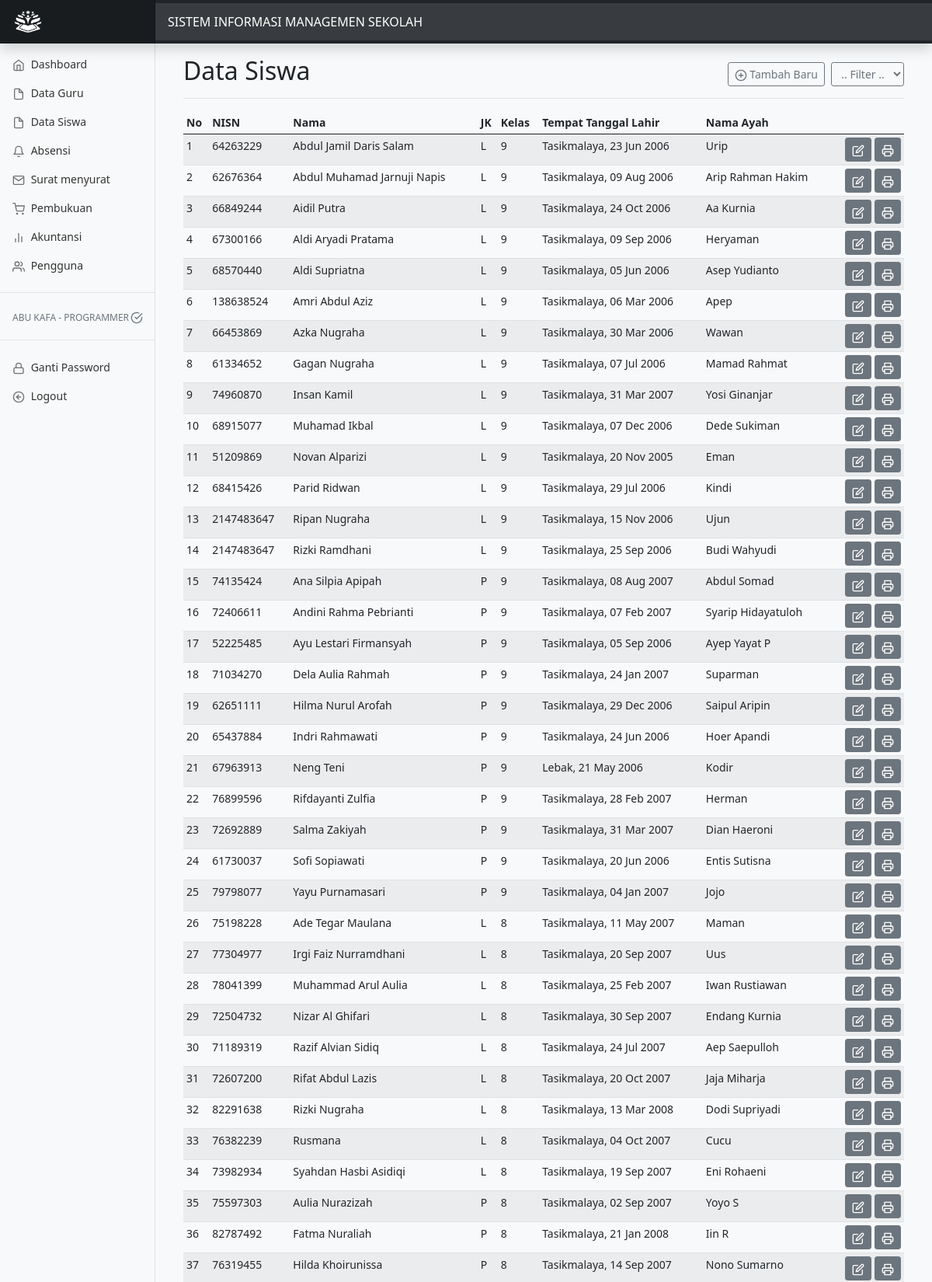
The app's page /admin/siswa.php (signed in, upper part) with its own data.
### tables this page shows
CREATE TABLE `siswa` (
  `nisn` int(11) NOT NULL,
  `nama` text NOT NULL,
  `nipd` text NOT NULL,
  `jk` text NOT NULL,
  `tempat_lahir` text NOT NULL,
  `tanggal_lahir` text NOT NULL,
  `nik` text NOT NULL,
  `agama` text NOT NULL,
  `alamat` text NOT NULL,
  `rt` text NOT NULL,
  `rw` text NOT NULL,
  `dusun` text NOT NULL,
  `kelurahan` text NOT NULL,
  `kecamatan` text NOT NULL,
  `kode_pos` text NOT NULL,
  `jenis_tinggal` text NOT NULL,
  `alat_transportasi` text NOT NULL,
  `telepon` text NOT NULL,
  `hp` text NOT NULL,
  `email` text NOT NULL,
  `skhun` text NOT NULL,
  `penerima_kps` text NOT NULL,
  `no_kps` text NOT NULL,
  `nama_ayah` text NOT NULL,
  `tl_ayah` text NOT NULL,
  `pendidikan_ayah` text NOT NULL,
  `pekerjaan_ayah` text NOT NULL,
  `penghasilan_ayah` text NOT NULL,
  `nik_ayah` text NOT NULL,
  `nama_ibu` text NOT NULL,
  `tl_ibu` text NOT NULL,
  `pendidikan_ibu` text NOT NULL,
  `pekerjaan_ibu` text NOT NULL,
  `penghasilan_ibu` text NOT NULL,
  `nik_ibu` text NOT NULL,
  `nama_wali` text NOT NULL,
  `tl_wali` text NOT NULL,
  `pendidikan_wali` text NOT NULL,
  `pekerjaan_wali` text NOT NULL,
  `penghasilan_wali` text NOT NULL,
  `nik_wali` text NOT NULL,
  `tahun` text NOT NULL,
  `npun` text NOT NULL,
  `no_seri_ijazah` text NOT NULL,
  `penerima_kip` text NOT NULL,
  `nomor_kip` text NOT NULL,
  `nama_di_kip` text NOT NULL,
  `nomor_kks` text NOT NULL,
  `no_registrasi_akta_lahir` text NOT NULL,
  `bank` text NOT NULL,
  `nomor_rekening_bank` text NOT NULL,
  `rekening_atas_nama` text NOT NULL,
  `layak_pip` text NOT NULL,
  `alasan_layak_pip` text NOT NULL,
  `kebutuhan_khusus` text NOT NULL,
  `sekolah_asal` text NOT NULL,
  `anak_ke` text NOT NULL,
  `lintang` text NOT NULL,
  `bujur` text NOT NULL,
  `no_kk` text NOT NULL,
  `berat_badan` text NOT NULL,
  `tinggi_badan` text NOT NULL,
  `lingkar_kepala` text NOT NULL,
  `jml_saudara` text NOT NULL,
  `jarak_rumah` text NOT NULL
);

### admin/siswa.php (the view, shortened to what this page needs)
<?php
include 'navbar.php';
?>
<main class="col-md-9 ms-sm-auto col-lg-10 px-md-4">
  <div class="container-fluid">
    <div class="d-flex justify-content-between flex-wrap flex-md-nowrap align-items-center pt-3 pb-2 mb-3 border-bottom">
      <h1 class="h2">Data Siswa</h1>
      <div class="btn-toolbar mb-2 mb-md-0">
        <div class="btn-group me-2">
          <a href="siswa_add.php"><button type="button" class="btn btn-sm btn-outline-secondary"><span data-feather="plus-circle"></span>
          Tambah Baru
        </button></a>
        </div>
        <form action="" method="get">
          <select type="submit" name="kls" class="btn btn-sm btn-outline-secondary" onchange="this.form.submit()">
            <option value="">.. Filter ..</option>
          </select>
        </form>
      </div>
    </div>
  </div>
  <div class="container-fluid">
    <div class="table-responsive">
      <table class="table table-striped table-sm">
        <thead>
          <tr>
            <th scope="col">No</th>
            <th scope="col">NISN</th>
            <th scope="col">Nama</th>
            <th scope="col">JK</th>
            <th scope="col">Kelas</th>
            <th scope="col">Tempat Tanggal Lahir</th>
            <th scope="col">Nama Ayah</th>
            <th></th>
          </tr>
        </thead>
        <tbody>
          <tr>
            <?php
            $siswa=mysqli_query($GLOBALS["___mysqli_ston"], "select * from siswa order by tahun, jk, nama");
            $no=1;
            while($s=mysqli_fetch_array($siswa)){
            ?>
            <td><?= $no ?></td>
            <td><?= $s['nisn'] ?></td>
            <td><?= $s['nama'] ?></td>
            <td><?= $s['jk'] ?></td>
            <td><?= date('Y')-$s['tahun']+6 ?></td>
            <td><?= $s['tempat_lahir'] . ', ' . date_format(date_create($s['tanggal_lahir']), "d M Y") ?></td>
            <td><?= $s['nama_ayah'] ?></td>
            <td align="right">
              <a href="siswa_edt.php?nisn=<?php echo $s['nisn'] ?>" class="btn btn-sm btn-secondary"><span data-feather="edit"></span></a>
              <a href="siswa_lprt.php?nisn=<?php echo $s['nisn'] ?>" target="_blank" class="btn btn-sm btn-secondary"><span data-feather="printer"></span></a>
            </td>
          </tr>
          <?php
          $no++;
          }
          ?>
        </tbody>
      </table>
    </div>
  </div>
</main>

### admin/navbar.php (shortened to what this page needs)
<!doctype html>
<html lang="en">
  <head>
    <?php
    $use=$_SESSION['uname'];
    $nm=mysqli_query($GLOBALS["___mysqli_ston"], "select * from admin where uname='$use'");
    while($name=mysqli_fetch_array($nm)){
    ?>
    <link href="../assets/css/bootstrap.min.css" rel="stylesheet">
    <link href="../assets/css/navbar.css" rel="stylesheet">
  </head>
  <body class="bg-light">
    <header class="navbar navbar-dark sticky-top bg-dark flex-md-nowrap p-0 shadow">
      <a class="navbar-brand col-md-3 col-lg-2 me-0 px-3" href="#"><img src="../logo/logo_white.png"  width="40" height="32"></a>
      <label class="form-control form-control-dark" disabled>SISTEM INFORMASI MANAGEMEN SEKOLAH</label>
    </header>
    <div class="container-fluid">
      <div class="row">
        <nav id="sidebarMenu" class="col-md-3 col-lg-2 d-md-block bg-light sidebar collapse">
          <div class="position-sticky pt-3">
            <ul class="nav flex-column">
              <li class="nav-item">
                <a class="nav-link <?php if($_SERVER['REQUEST_URI'] === '/smp/admin/dashboard.php'){ echo 'active'; } ?>" aria-current="page" href="dashboard.php">
                  <span data-feather="home"></span>
                  Dashboard
                </a>
              </li>
              <li class="nav-item">
                <a class="nav-link <?php if($_SERVER['REQUEST_URI'] === '/smp/admin/guru.php'){ echo 'active'; } ?>" href="guru.php">
                  <span data-feather="file"></span>
                  Data Guru
                </a>
              </li>
              <li class="nav-item">
                <a class="nav-link <?php if($_SERVER['REQUEST_URI'] === '/smp/admin/siswa.php'){ echo 'active'; } ?>" href="siswa.php">
                  <span data-feather="file"></span>
                  Data Siswa
                </a>
              </li>
              <li class="nav-item">
                <a class="nav-link <?php if($_SERVER['REQUEST_URI'] === '/smp/admin/absen.php'){ echo 'active'; } ?>" href="absensi.php">
                  <span data-feather="bell"></span>
                  Absensi
                </a>
              </li>
              <li class="nav-item">
                <a class="nav-link <?php if($_SERVER['REQUEST_URI'] === '/smp/admin/surat.php' || $_SERVER['REQUEST_URI'] === '/smp/admin/suratin.php' ){ echo 'active'; } ?>" href="surat.php">
                  <span data-feather="mail"></span>
                  Surat menyurat
                </a>
              </li>
              <li class="nav-item">
                <a class="nav-link <?php if($_SERVER['REQUEST_URI'] === '/smp/admin/buku.php'){ echo 'active'; } ?>" href="buku.php">
                  <span data-feather="shopping-cart"></span>
                  Pembukuan
                </a>
              </li>
              <li class="nav-item">
                <a class="nav-link <?php if($_SERVER['REQUEST_URI'] === '/smp/admin/akun.php'){ echo 'active'; } ?>" href="akun.php">
                  <span data-feather="bar-chart-2"></span>
                  Akuntansi
                </a>
              </li>
              <li class="nav-item">
                <a class="nav-link <?php if($_SERVER['REQUEST_URI'] === '/smp/admin/user.php'){ echo 'active'; } ?>" href="user.php">
                  <span data-feather="users"></span>
                  Pengguna
                </a>
              </li>
              <li class="border-top my-3"></li>
              <h5 class="sidebar-heading d-flex justify-content-between align-items-center px-3 mt-2 mb-1 text-muted">
                <span><?php echo ucfirst($name['name']) ?> - <?php echo ucfirst($name['access']) ?></span>
                <a class="link-secondary" href="#" aria-label="Add a new report">
                  <span data-feather="check-circle"></span>
                </a>
              </h5>
              <li class="border-top my-3"></li>
              <li class="nav-item">
                <a class="nav-link <?php if($_SERVER['REQUEST_URI'] === '/smp/admin/pass.php'){ echo 'active'; } ?>" href="pass.php">
                  <span data-feather="lock"></span>
                  Ganti Password
                </a>
              </li>
              <li class="nav-item">
                <a class="nav-link <?php if($_SERVER['REQUEST_URI'] === '/smp/admin/logout.php'){ echo 'active'; } ?>" href="logout.php">
                  <span data-feather="arrow-left-circle"></span>
                  Logout
                </a>
              </li>
            </ul>
          </div>
        </nav>
      </div>
    </div>
    <?php
    }
    ?>
  </body>
</html>

### assets/css/navbar.css (style rules this page uses)
body { font-size: .875rem; }
.feather { width: 16px; height: 16px; vertical-align: text-bottom; }
.sidebar { position: fixed; top: 0; bottom: 0; left: 0; z-index: 100; padding: 48px 0 0; box-shadow: inset -1px 0 0 rgba(0, 0, 0, .1); }
.sidebar .nav-link { font-weight: 500; color: #333; }
.sidebar .nav-link .feather { margin-right: 4px; color: #727272; }
.sidebar-heading { font-size: .75rem; text-transform: uppercase; }
.navbar-brand { padding-top: .75rem; padding-bottom: .75rem; font-size: 1rem; background-color: rgba(0, 0, 0, .25); box-shadow: inset -1px 0 0 rgba(0, 0, 0, .25); }
.navbar .form-control { padding: .75rem 1rem; border-width: 0; border-radius: 0; }
.form-control-dark { color: #fff; background-color: rgba(255, 255, 255, .1); border-color: rgba(255, 255, 255, .1); }

### records on screen
siswa: nisn "64263229", nama "Abdul Jamil Daris Salam", jk "L", tempat_lahir "Tasikmalaya", tanggal_lahir "23 Jun 2006", nama_ayah "Urip"
siswa: nisn "62676364", nama "Abdul Muhamad Jarnuji Napis", jk "L", tempat_lahir "Tasikmalaya", tanggal_lahir "09 Aug 2006", nama_ayah "Arip Rahman Hakim"
siswa: nisn "66849244", nama "Aidil Putra", jk "L", tempat_lahir "Tasikmalaya", tanggal_lahir "24 Oct 2006", nama_ayah "Aa Kurnia"
siswa: nisn "67300166", nama "Aldi Aryadi Pratama", jk "L", tempat_lahir "Tasikmalaya", tanggal_lahir "09 Sep 2006", nama_ayah "Heryaman"
siswa: nisn "68570440", nama "Aldi Supriatna", jk "L", tempat_lahir "Tasikmalaya", tanggal_lahir "05 Jun 2006", nama_ayah "Asep Yudianto"
siswa: nisn "138638524", nama "Amri Abdul Aziz", jk "L", tempat_lahir "Tasikmalaya", tanggal_lahir "06 Mar 2006", nama_ayah "Apep"
siswa: nisn "66453869", nama "Azka Nugraha", jk "L", tempat_lahir "Tasikmalaya", tanggal_lahir "30 Mar 2006", nama_ayah "Wawan"
siswa: nisn "61334652", nama "Gagan Nugraha", jk "L", tempat_lahir "Tasikmalaya", tanggal_lahir "07 Jul 2006", nama_ayah "Mamad Rahmat"
siswa: nisn "74960870", nama "Insan Kamil", jk "L", tempat_lahir "Tasikmalaya", tanggal_lahir "31 Mar 2007", nama_ayah "Yosi Ginanjar"
siswa: nisn "68915077", nama "Muhamad Ikbal", jk "L", tempat_lahir "Tasikmalaya", tanggal_lahir "07 Dec 2006", nama_ayah "Dede Sukiman"
siswa: nisn "51209869", nama "Novan Alparizi", jk "L", tempat_lahir "Tasikmalaya", tanggal_lahir "20 Nov 2005", nama_ayah "Eman"
siswa: nisn "68415426", nama "Parid Ridwan", jk "L", tempat_lahir "Tasikmalaya", tanggal_lahir "29 Jul 2006", nama_ayah "Kindi"
siswa: nisn "2147483647", nama "Ripan Nugraha", jk "L", tempat_lahir "Tasikmalaya", tanggal_lahir "15 Nov 2006", nama_ayah "Ujun"
siswa: nisn "2147483647", nama "Rizki Ramdhani", jk "L", tempat_lahir "Tasikmalaya", tanggal_lahir "25 Sep 2006", nama_ayah "Budi Wahyudi"
siswa: nisn "74135424", nama "Ana Silpia Apipah", jk "P", tempat_lahir "Tasikmalaya", tanggal_lahir "08 Aug 2007", nama_ayah "Abdul Somad"
siswa: nisn "72406611", nama "Andini Rahma Pebrianti", jk "P", tempat_lahir "Tasikmalaya", tanggal_lahir "07 Feb 2007", nama_ayah "Syarip Hidayatuloh"
siswa: nisn "52225485", nama "Ayu Lestari Firmansyah", jk "P", tempat_lahir "Tasikmalaya", tanggal_lahir "05 Sep 2006", nama_ayah "Ayep Yayat P"
siswa: nisn "71034270", nama "Dela Aulia Rahmah", jk "P", tempat_lahir "Tasikmalaya", tanggal_lahir "24 Jan 2007", nama_ayah "Suparman"
siswa: nisn "62651111", nama "Hilma Nurul Arofah", jk "P", tempat_lahir "Tasikmalaya", tanggal_lahir "29 Dec 2006", nama_ayah "Saipul Aripin"
siswa: nisn "65437884", nama "Indri Rahmawati", jk "P", tempat_lahir "Tasikmalaya", tanggal_lahir "24 Jun 2006", nama_ayah "Hoer Apandi"
siswa: nisn "67963913", nama "Neng Teni", jk "P", tempat_lahir "Lebak", tanggal_lahir "21 May 2006", nama_ayah "Kodir"
siswa: nisn "76899596", nama "Rifdayanti Zulfia", jk "P", tempat_lahir "Tasikmalaya", tanggal_lahir "28 Feb 2007", nama_ayah "Herman"
siswa: nisn "72692889", nama "Salma Zakiyah", jk "P", tempat_lahir "Tasikmalaya", tanggal_lahir "31 Mar 2007", nama_ayah "Dian Haeroni"
siswa: nisn "61730037", nama "Sofi Sopiawati", jk "P", tempat_lahir "Tasikmalaya", tanggal_lahir "20 Jun 2006", nama_ayah "Entis Sutisna"
siswa: nisn "79798077", nama "Yayu Purnamasari", jk "P", tempat_lahir "Tasikmalaya", tanggal_lahir "04 Jan 2007", nama_ayah "Jojo"
siswa: nisn "75198228", nama "Ade Tegar Maulana", jk "L", tempat_lahir "Tasikmalaya", tanggal_lahir "11 May 2007", nama_ayah "Maman"
siswa: nisn "77304977", nama "Irgi Faiz Nurramdhani", jk "L", tempat_lahir "Tasikmalaya", tanggal_lahir "20 Sep 2007", nama_ayah "Uus"
siswa: nisn "78041399", nama "Muhammad Arul Aulia", jk "L", tempat_lahir "Tasikmalaya", tanggal_lahir "25 Feb 2007", nama_ayah "Iwan Rustiawan"
siswa: nisn "72504732", nama "Nizar Al Ghifari", jk "L", tempat_lahir "Tasikmalaya", tanggal_lahir "30 Sep 2007", nama_ayah "Endang Kurnia"
siswa: nisn "71189319", nama "Razif Alvian Sidiq", jk "L", tempat_lahir "Tasikmalaya", tanggal_lahir "24 Jul 2007", nama_ayah "Aep Saepulloh"
siswa: nisn "72607200", nama "Rifat Abdul Lazis", jk "L", tempat_lahir "Tasikmalaya", tanggal_lahir "20 Oct 2007", nama_ayah "Jaja Miharja"
siswa: nisn "82291638", nama "Rizki Nugraha", jk "L", tempat_lahir "Tasikmalaya", tanggal_lahir "13 Mar 2008", nama_ayah "Dodi Supriyadi"
siswa: nisn "76382239", nama "Rusmana", jk "L", tempat_lahir "Tasikmalaya", tanggal_lahir "04 Oct 2007", nama_ayah "Cucu"
siswa: nisn "73982934", nama "Syahdan Hasbi Asidiqi", jk "L", tempat_lahir "Tasikmalaya", tanggal_lahir "19 Sep 2007", nama_ayah "Eni Rohaeni"
siswa: nisn "75597303", nama "Aulia Nurazizah", jk "P", tempat_lahir "Tasikmalaya", tanggal_lahir "02 Sep 2007", nama_ayah "Yoyo S"
siswa: nisn "82787492", nama "Fatma Nuraliah", jk "P", tempat_lahir "Tasikmalaya", tanggal_lahir "21 Jan 2008", nama_ayah "Iin R"
siswa: nisn "76319455", nama "Hilda Khoirunissa", jk "P", tempat_lahir "Tasikmalaya", tanggal_lahir "14 Sep 2007", nama_ayah "Nono Sumarno"

### other values on screen
$name['name'] "ABU KAFA"
$name['access'] "PROGRAMMER"
